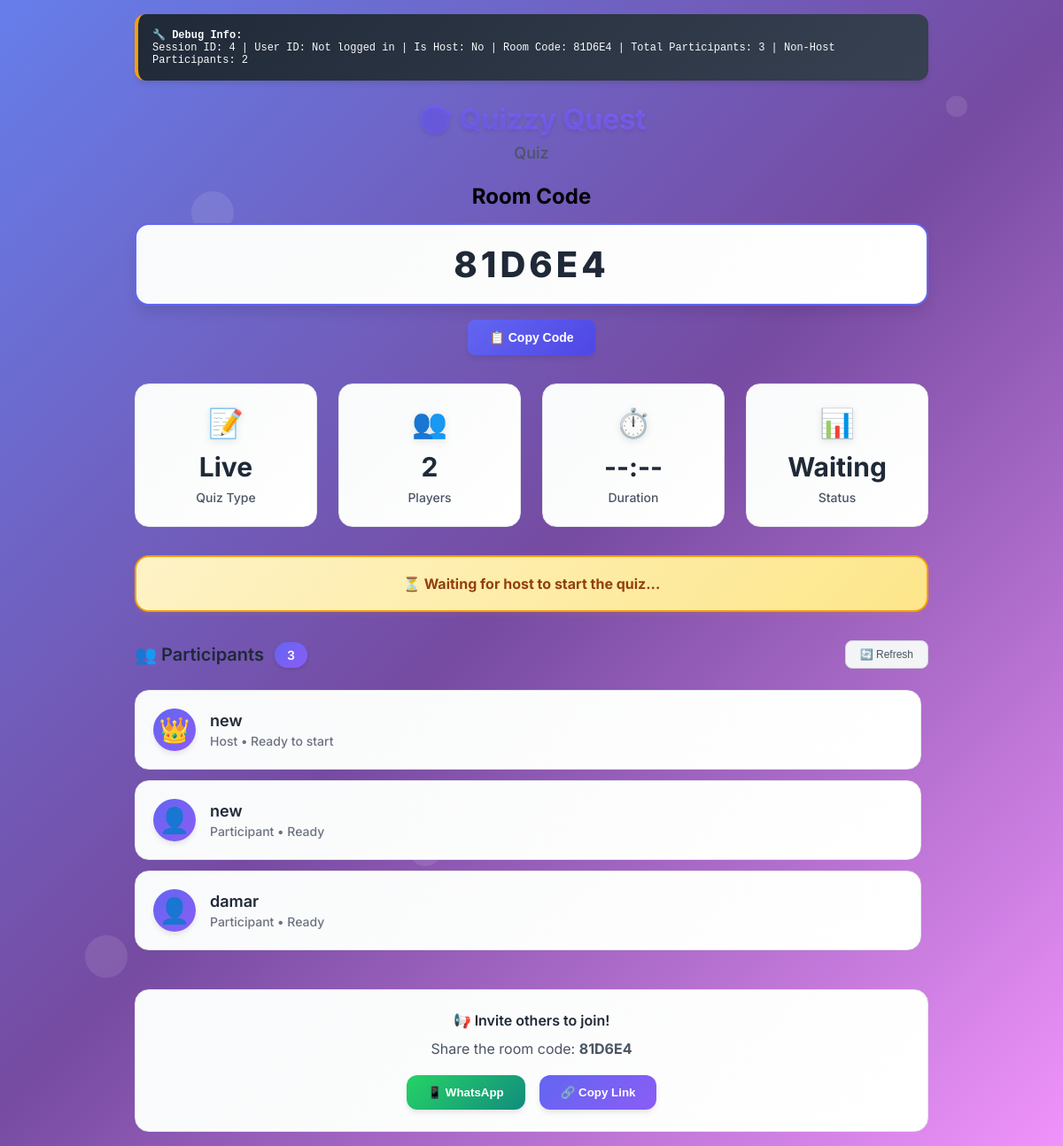
Page /pages/live_waiting.php?session_id=4 on the committed database.
### tables this page shows
CREATE TABLE `quiz_sessions` (
  `session_id` bigint unsigned NOT NULL AUTO_INCREMENT,
  `quiz_id` bigint unsigned NOT NULL,
  `session_name` varchar(100) NOT NULL,
  `room_code` varchar(6) DEFAULT NULL,
  `start_time` timestamp NULL DEFAULT NULL,
  `end_time` timestamp NULL DEFAULT NULL,
  `is_live_room` tinyint(1) DEFAULT '0',
  `room_status` enum('waiting','active','ended','cancelled') NOT NULL DEFAULT 'waiting',
  `created_by` bigint unsigned DEFAULT NULL,
  PRIMARY KEY (`session_id`),
  UNIQUE KEY `room_code` (`room_code`),
  KEY `quiz_id` (`quiz_id`),
  KEY `created_by` (`created_by`),
  CONSTRAINT `quiz_sessions_ibfk_1` FOREIGN KEY (`quiz_id`) REFERENCES `quizzes` (`quiz_id`) ON DELETE CASCADE,
  CONSTRAINT `quiz_sessions_ibfk_2` FOREIGN KEY (`created_by`) REFERENCES `users` (`user_id`) ON DELETE SET NULL
);

CREATE TABLE `participants` (
  `participant_id` bigint unsigned NOT NULL AUTO_INCREMENT,
  `session_id` bigint unsigned NOT NULL,
  `user_id` bigint unsigned DEFAULT NULL,
  `is_guest` tinyint(1) DEFAULT '0',
  `guest_name` varchar(100) DEFAULT NULL,
  `is_host` tinyint(1) DEFAULT '0',
  `connection_status` enum('connected','disconnected') DEFAULT 'connected',
  `join_time` timestamp NULL DEFAULT CURRENT_TIMESTAMP,
  PRIMARY KEY (`participant_id`),
  KEY `session_id` (`session_id`),
  KEY `user_id` (`user_id`),
  CONSTRAINT `participants_ibfk_1` FOREIGN KEY (`session_id`) REFERENCES `quiz_sessions` (`session_id`) ON DELETE CASCADE,
  CONSTRAINT `participants_ibfk_2` FOREIGN KEY (`user_id`) REFERENCES `users` (`user_id`) ON DELETE CASCADE
);

CREATE TABLE `users` (
  `user_id` bigint unsigned NOT NULL AUTO_INCREMENT,
  `username` varchar(50) NOT NULL,
  `password_hash` text NOT NULL,
  `email` varchar(100) DEFAULT NULL,
  `role` enum('admin','participant') DEFAULT 'participant',
  `created_at` timestamp NULL DEFAULT CURRENT_TIMESTAMP,
  `last_login` timestamp NULL DEFAULT NULL,
  `last_logout` timestamp NULL DEFAULT NULL,
  `last_login_ip` varchar(45) DEFAULT NULL,
  `session_count` int DEFAULT '0',
  PRIMARY KEY (`user_id`),
  UNIQUE KEY `username` (`username`)
);

### pages/live_waiting.php (the view, shortened to what this page needs)
<?php
require_once '../assets/php/koneksi_db.php';
$session_id = (int)$_GET['session_id'];
$session_query = "SELECT * FROM quiz_sessions WHERE session_id = ?";
$session_stmt = mysqli_prepare($koneksi, $session_query);
mysqli_stmt_bind_param($session_stmt, "i", $session_id);
mysqli_stmt_execute($session_stmt);
$session_result = mysqli_stmt_get_result($session_stmt);
$session = mysqli_fetch_assoc($session_result);
$current_user_id = $_SESSION['user_id'] ?? null;
$is_host = false;
$participants = [];
$participants_query = "
    SELECT
        p.participant_id,
        p.user_id,
        p.is_guest,
        p.guest_name,
        p.is_host,
        u.username
    FROM participants p
    LEFT JOIN users u ON p.user_id = u.user_id
    WHERE p.session_id = ? AND p.connection_status = 'connected'
    ORDER BY p.is_host DESC, p.join_time ASC
";
$participants_stmt = mysqli_prepare($koneksi, $participants_query);
if ($participants_stmt) {
    mysqli_stmt_bind_param($participants_stmt, "i", $session_id);
    mysqli_stmt_execute($participants_stmt);
    $participants_result = mysqli_stmt_get_result($participants_stmt);
    while ($row = mysqli_fetch_assoc($participants_result)) {
        $display_name = $row['is_guest'] ? ($row['guest_name'] ?: 'Guest') : ($row['username'] ?: 'User');
        $participants[] = [
            'participant_id' => $row['participant_id'],
            'user_id' => $row['user_id'],
            'display_name' => $display_name,
            'is_host' => (bool)$row['is_host']
        ];
    }
}
$participant_count = count($participants);
$non_host_count = count(array_filter($participants, function($p) { return !$p['is_host']; }));
$room_code = $session['room_code'] ?? 'N/A';
$quiz_title = $session['title'] ?? 'Quiz';
?>
<!DOCTYPE html>
<html lang="en">
<head>
    <link rel="stylesheet" href="../assets/css/live_waiting.css">
</head>
<body>
<div class="container">
    <div class="debug-info">
        <strong>🔧 Debug Info:</strong><br>
        Session ID: <?php echo $session_id; ?> |
        User ID: <?php echo $current_user_id ?? 'Not logged in'; ?> |
        Is Host: <?php echo $is_host ? 'Yes' : 'No'; ?> |
        Room Code: <?php echo $room_code; ?> |
        Total Participants: <?php echo $participant_count; ?> |
        Non-Host Participants: <?php echo $non_host_count; ?>
    </div>
    <div class="header">
        <div class="logo">🎯 Quizzy Quest</div>
        <div class="quiz-title"><?php echo htmlspecialchars($quiz_title); ?></div>
        <h2>Room Code</h2>
        <div class="room-code"><?php echo htmlspecialchars($room_code); ?></div>
        <button class="copy-btn" onclick="copyRoomCode()">📋 Copy Code</button>
    </div>
    <div class="stats">
        <div class="stat-item">
            <div class="stat-icon">📝</div>
            <div class="stat-value">Live</div>
            <div class="stat-label">Quiz Type</div>
        </div>
        <div class="stat-item">
            <div class="stat-icon">👥</div>
            <div class="stat-value"><?php echo $non_host_count; ?></div>
            <div class="stat-label">Players</div>
        </div>
        <div class="stat-item">
            <div class="stat-icon">⏱️</div>
            <div class="stat-value">--:--</div>
            <div class="stat-label">Duration</div>
        </div>
        <div class="stat-item">
            <div class="stat-icon">📊</div>
            <div class="stat-value">Waiting</div>
            <div class="stat-label">Status</div>
        </div>
    </div>
    <div class="status-message">
        <?php if ($is_host): ?>
            <div class="host-message">
                👑 <strong>You are the host!</strong> Click "Start Quiz" when everyone is ready.
            </div>
        <?php else: ?>
            <div class="waiting-message">
                ⏳ <strong>Waiting for host to start the quiz...</strong>
            </div>
        <?php endif; ?>
    </div>
    <div class="participants-section">
        <h3>
            👥 Participants
            <span class="count"><?php echo $participant_count; ?></span>
            <button class="refresh-btn" onclick="refreshParticipants()">🔄 Refresh</button>
        </h3>
        <div class="participants-list" id="participantsList">
            <?php if (empty($participants)): ?>
                <div class="no-participants">
                    <div style="font-size: 48px; margin-bottom: 20px;">👻</div>
                    <h4>No participants yet</h4>
                    <p>Share the room code to invite players!</p>
                </div>
            <?php else: ?>
                <?php foreach ($participants as $participant): ?>
                    <div class="participant-item">
                        <div class="participant-avatar">
                            <?php echo $participant['is_host'] ? '👑' : '👤'; ?>
                        </div>
                        <div class="participant-info">
                            <div class="participant-name">
                                <?php echo htmlspecialchars($participant['display_name']); ?>
                            </div>
                            <div class="participant-status">
                                <?php echo $participant['is_host'] ? 'Host • Ready to start' : 'Participant • Ready'; ?>
                            </div>
                        </div>
                    </div>
                <?php endforeach; ?>
            <?php endif; ?>
        </div>
    </div>
    <div class="invite-section">
        <h4>📢 Invite others to join!</h4>
        <p>Share the room code: <strong><?php echo htmlspecialchars($room_code); ?></strong></p>
        <div class="invite-buttons">
            <button class="whatsapp-btn" onclick="shareWhatsApp()">📱 WhatsApp</button>
            <button class="copy-link-btn" onclick="copyLink()">🔗 Copy Link</button>
        </div>
    </div>
</div>
</body>
</html>

### rows in the picture
quiz_sessions: room_code "81D6E4"
participants: user.username "new", is_host "Host • Ready to start"
participants: user.username "new", is_host "Participant • Ready"
participants: user.username "damar", is_host "Participant • Ready"

### other values in the picture
$session_id "4"
$current_user_id "Not logged in"
$participant_count "3"
$non_host_count "2"
$quiz_title "Quiz"
